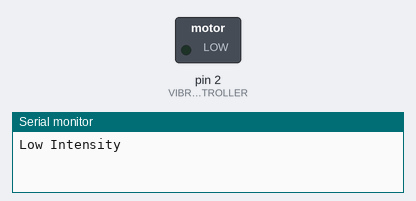
The sketch below on a simulated Arduino Uno, built with avr-gcc and run on an emulated ATmega328P. On the bench: switched loads named in the sketch (green lamp = pin HIGH), the last lines printed to the serial monitor.

Above: at 2.5 s.
At 10.0 s:
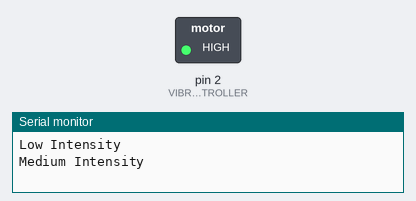
Timing chart, 0 to 19.5 s (numbered marks = the images above):
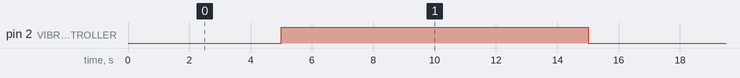

Measured:
- by itself, pin 2 (VIBRATIONMOTORCONTROLLER): alternates HIGH for 10.0 s and LOW for 5.0 s

The sketch:

vibrationV1.ino
```cpp
#define VIBRATIONMOTORCONTROLLER 2

void setup()
{
  Serial.begin(9600);
  pinMode(VIBRATIONMOTORCONTROLLER, OUTPUT);
}

void loop()

{
  Serial.println("Low Intensity");
  analogWrite(VIBRATIONMOTORCONTROLLER, 100);
  delay(5000);

  Serial.println();
  Serial.println("Medium Intensity");
  analogWrite(VIBRATIONMOTORCONTROLLER, 175);
  delay(5000);

  Serial.println();
  Serial.println("High Intensity");
  analogWrite(VIBRATIONMOTORCONTROLLER, 255);
  delay(5000);
}
```
